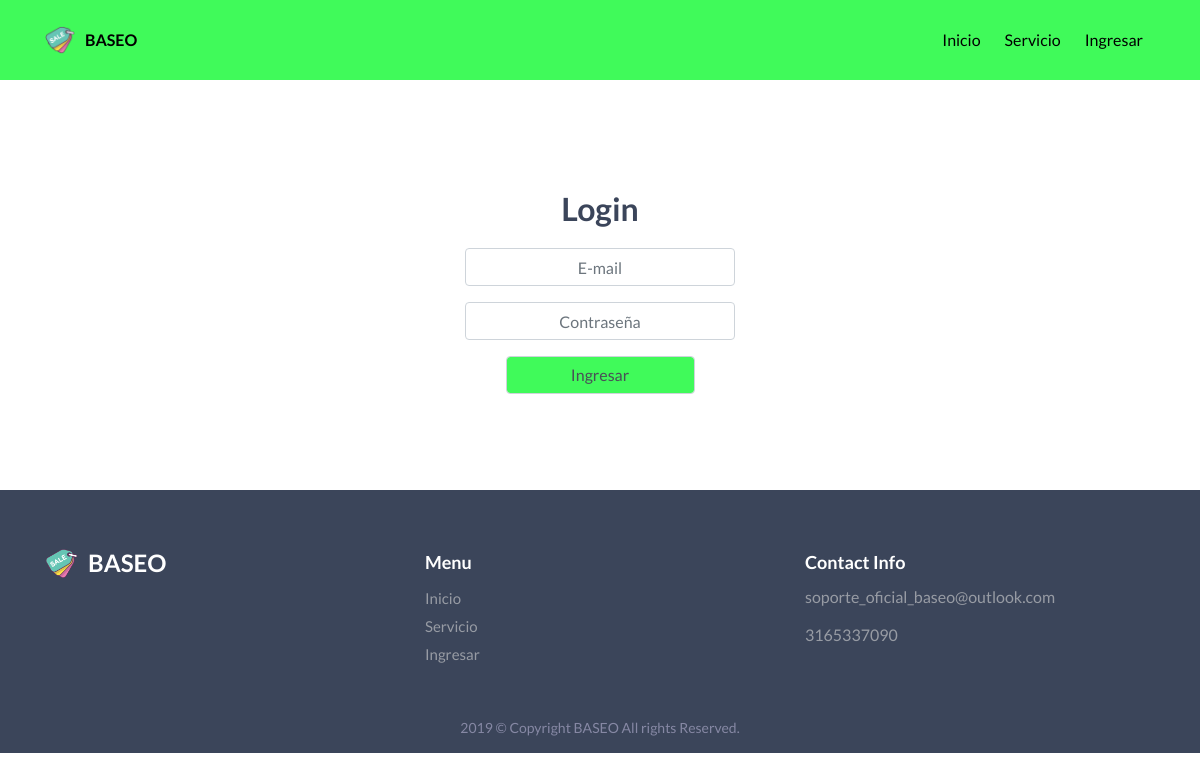
The page /index.php/login on the database its author committed.
### tables this page shows
CREATE TABLE `baseo_oficial` (
  `id` int(11) NOT NULL AUTO_INCREMENT,
  `correo_contact` varchar(100) DEFAULT NULL,
  `cel_contact` double DEFAULT NULL,
  `logo` varchar(255) DEFAULT NULL,
  `nombre` varchar(60) DEFAULT NULL,
  `abreviacion` varchar(15) DEFAULT NULL,
  `nav_bg` varchar(10) DEFAULT NULL,
  `op1` varchar(30) DEFAULT NULL,
  `op2` varchar(30) DEFAULT NULL,
  `op3` varchar(30) DEFAULT NULL,
  `op4` varchar(30) DEFAULT NULL,
  `color` varchar(10) DEFAULT NULL,
  `fuente` varchar(100) DEFAULT NULL,
  `size` int(11) DEFAULT NULL,
  `search` varchar(50) DEFAULT NULL,
  `ban_1_title` varchar(255) DEFAULT NULL,
  `ban_1_text` text,
  `ban_1_url_vid` varchar(255) DEFAULT NULL,
  `ban_1_url_img` varchar(255) DEFAULT NULL,
  `ban_2_title` varchar(255) DEFAULT NULL,
  `ban_2_text` text,
  `ban_2_url_img` varchar(255) DEFAULT NULL,
  `sec_text` varchar(255) DEFAULT NULL,
  `pr900` double DEFAULT NULL,
  PRIMARY KEY (`id`)
);

### application/controllers/Login.php (called while the page is built, shortened)
<?php
class Login extends CI_Controller {
  function __construct(){
    $this->load->model('model_header');
    $this->load->model('model_login');
  }
  public function index()
  {
    $header['head']=$this->model_header->consultOficial(1);
    $this->load->view('header',$header);
    $this->load->view('view_login');
    $this->load->view('footer',$header);
  }
}

### index.php (called while the page is built, shortened)
<?php
require_once BASEPATH.'core/CodeIgniter.php';

### application/models/Model_header.php (called while the page is built, shortened)
<?php
class Model_header extends CI_Model {
  public function consultOficial($id){
    $sql="SELECT * FROM baseo_oficial WHERE id='$id'";
    $query=$this->db->query($sql);
    return $query->row();
  }
}

### application/views/view_login.php (the view, shortened to what this page needs)
<!DOCTYPE html>
<html lang="en">
<head>
</head>
<body data-spy="scroll" data-target=".navbar-default" data-offset="100">
  <section id="home" class="hero">
    <div class="slide-home">
      <div class="slide-item">
        <div class="container">
          <div class="row hero-padd">
            <div class="col-md-6 col-12 col-sm-6 ml-auto mr-auto">
              <div class="hero-text">
                <center><h2>Login</h2></center>
                <form action="<?= base_url(); ?>index.php/login/validar" method="post">
                  <div class="form-group">
                    <center><input style="width:50%;text-align: center" type="text" name="user" class="form-control" placeholder="E-mail" required></center>
                  </div>
                  <div class="form-group">
                    <center><input style="width:50%;text-align: center" type="password" name="pass" class="form-control" placeholder="Contraseña" required></center>
                  </div>
                  <div class="form-group">
                    <center><input type="submit" class="form-control" value="Ingresar" style="width:35%;background-color: <?= $head->nav_bg; ?>"></center>
                  </div>
                </form>
              </div>
            </div>
          </div>
        </div>
      </div>
    </div>
  </section>
</body>
</html>

### application/views/header.php (shortened to what this page needs)
<!DOCTYPE html>
<html lang="en" dir="ltr">
<head>
  <link rel="stylesheet" href="https://stackpath.bootstrapcdn.com/bootstrap/4.3.1/css/bootstrap.min.css">
  <link rel="stylesheet" href="<?= base_url(); ?>assets/css/bootstrap.min.css">
  <link rel="stylesheet" href="<?= base_url(); ?>assets/css/elegant-icons.css">
  <link rel="stylesheet" href="<?= base_url(); ?>assets/css/animate.css">
  <link rel="stylesheet" href="<?= base_url(); ?>assets/css/slick.css">
  <link rel="stylesheet" href="<?= base_url(); ?>assets/css/magnific-popup.css">
  <link rel="stylesheet" href="<?= base_url(); ?>assets/css/style.css">
  <link rel="stylesheet" href="<?= base_url(); ?>assets/css/responsive.css">
</head>
<body>
  <header class="navbar-header">
    <nav class="navbar navbar-expand-lg fixed-top" style="background-color:<?= $head->nav_bg; ?>">
      <div class="container" style="background-color:<?= $head->nav_bg; ?>">
        <a class="navbar-brand" href="<?= base_url(); ?>"> <img src="<?= base_url().$head->logo; ?>" alt="">
          <span style="font-size: <?= $head->size; ?>px;font-family: <?= $head->fuente; ?>;color:<?= $head->color; ?>"><?= $head->abreviacion; ?></span>
        </a>
        <div class="collapse navbar-collapse " id="navbarSupportedContent">
          <ul class="navbar-nav ml-auto" style="background-color:<?= $head->nav_bg; ?>">
            <li class="nav-item active">
              <a data-scroll="" class="nav-link section-scroll" href="<?= base_url(); ?>"><span style="font-size: <?= $head->size; ?>px;font-family: <?= $head->fuente; ?>;color:<?= $head->color; ?>"><?= $head->op1; ?></span></a>
            </li>
            <li class="nav-item">
              <a data-scroll="" class="nav-link section-scroll" href="<?= base_url(); ?>index.php/service"><span style="font-size: <?= $head->size; ?>px;font-family: <?= $head->fuente; ?>;color:<?= $head->color; ?>"><?= $head->op3; ?></span></a>
            </li>
            <li class="nav-item">
              <a data-scroll="" class="nav-link section-scroll" href="<?= base_url(); ?>index.php/login"><span style="font-size: <?= $head->size; ?>px;font-family: <?= $head->fuente; ?>;color:<?= $head->color; ?>"><?= $head->op4; ?></span></a>
            </li>
          </ul>
        </div>
      </div>
    </nav>
  </header>
</body>
</html>

### application/views/footer.php (shortened to what this page needs)
<!DOCTYPE html>
<html lang="en" dir="ltr">
  <head>
  </head>
  <body>
    <footer class="footer" >
      <div class="footer-warpper">
        <div class="footer-top">
          <div class="container">
            <div class="footer-bottom-content clearfix">
              <div class="row">
                <div class="col-lg-4 col-md-4">
                  <div class="logo-footer">
                    <a class="navbar-brand" href="<?= base_url(); ?>"> <img src="<?= base_url().$head->logo; ?>" alt=""><span><?= $head->abreviacion; ?></span></a>
                  </div>
                </div>
                <div class="col-lg-4 col-md-4">
                  <h5>Menu</h5>
                  <ul class="list-menu">
                    <li>
                      <a href="<?= base_url(); ?>"><?= $head->op1; ?> </a>
                    </li>
                    <li>
                      <a href="<?= base_url(); ?>index.php/service"><?= $head->op3; ?></a>
                    </li>
                    <li>
                      <a href="<?= base_url(); ?>index.php/login"><?= $head->op4; ?></a>
                    </li>
                  </ul>
                </div>
                <div class="col-lg-4 col-md-4">
                  <h5>Contact Info</h5>
                  <ul class="list-menu contact-list">
                    <li>
                      <?= $head->correo_contact; ?>
                    </li>
                    <li>
                      <?= $head->cel_contact; ?>
                     </li>
                  </ul>
                </div>
              </div>
            </div>
          </div>
        </div>
        <div class="footer-bottom">
          <div class="container">
            <div class="row">
              <div class="col-lg-12 col-md-12 col-sm-12 col-12">
                <div class="copyright text-center">
                  <p>2019 © Copyright <?= $head->abreviacion; ?> All rights Reserved.</p>
                </div>
              </div>
            </div>
          </div>
        </div>
      </div>
    </footer>
  </body>
</html>

### assets/css/style.css (style rules this page uses)
body { font-family: 'Lato', sans-serif; font-size: 15px; font-weight: 400; line-height: 26px; overflow-x: hidden; color: #88889b; }
h1, h2, h3, h4, h5, h6 { font-family: 'Lato', sans-serif; margin-bottom: 10px; line-height: 24px; font-weight: 700; }
h2 { font-size: 32px; }
h5 { font-size: 18px; }
a { text-decoration: none; transition: all 0.4s ease; }
ul, ol { margin: 0; padding: 0; }
ul { list-style: none; }
img { max-width: 100%; height: auto; }
p { font-weight: 400; }
.navbar-header { z-index: 999; }
.navbar-brand { padding: 0; }
.navbar-brand img { width: 30px; margin-right: 10px; float: left; }
.navbar-brand span { color:#3b455a; font-weight: 600; font-size: 20px; }
.navbar-header .navbar { padding: 0; }
.navbar-header .navbar-nav li a { color: #3b455a; font-size: 15px; padding: 15px 12px !important; font-weight: 500; line-height: 50px; }
.hero { padding-bottom: 80px; position: relative; }
.hero-padd { padding-top: 150px; }
.hero-text { margin-top: 40px; }
.hero-text h2 { font-size: 55px; color: #3b455a; margin-bottom: 20px; line-height: 60px; font-weight: 600; }
.logo-footer .navbar-brand img { width:33px; position: relative; top: -3px; }
.logo-footer a span { color:#fff; font-size: 24px; }
.footer-top { padding: 60px 0 40px 0; background-color: #3b455a; }
.footer-bottom { background-color: #3b455a; padding-bottom: 5px; }
.copyright { text-align: left; }
.copyright p { margin: 0px auto; padding: 0px; color: #8688a4; line-height: 40px; font-size: 14px; }
.footer-top h5 { color: #fff; font-size: 18px; }
.footer-top .list-menu a { line-height: 28px; color: rgba(213, 213, 213, 0.6); }
.contact-list li { margin-bottom: 12px; color: rgba(213, 213, 213, 0.6); font-size: 16px; }

### assets/css/responsive.css (style rules this page uses)
@media only screen and (min-width: 1024px) and (max-width: 1200px) { .hero { height: auto; padding-bottom: 80px; } }
@media only screen and (min-width: 1024px) and (max-width: 1200px) { .hero-text h2 { font-size:32px; line-height:38px; } }

### rows shown on the page
baseo_oficial: logo (picture), abreviacion "BASEO", op1 "Inicio", op3 "Servicio", op4 "Ingresar", correo_contact "soporte_oficial_baseo@outlook.com", cel_contact "3165337090"
